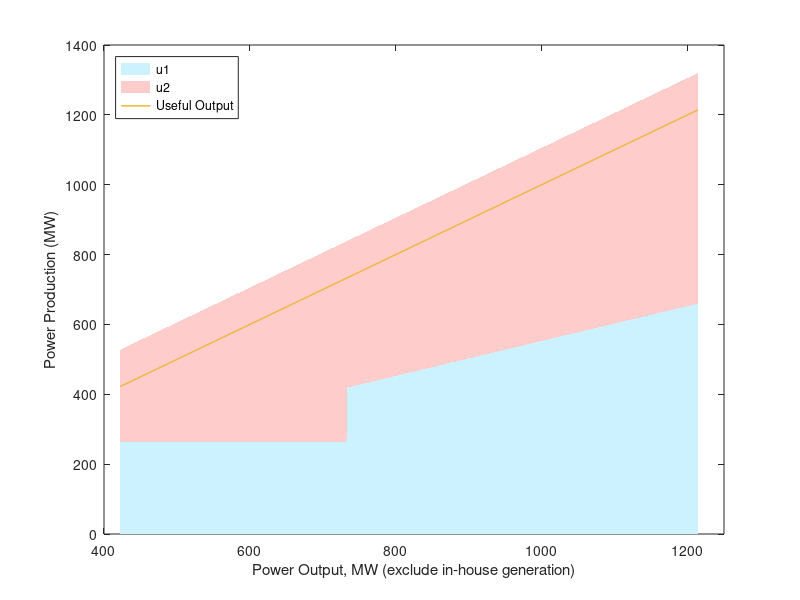
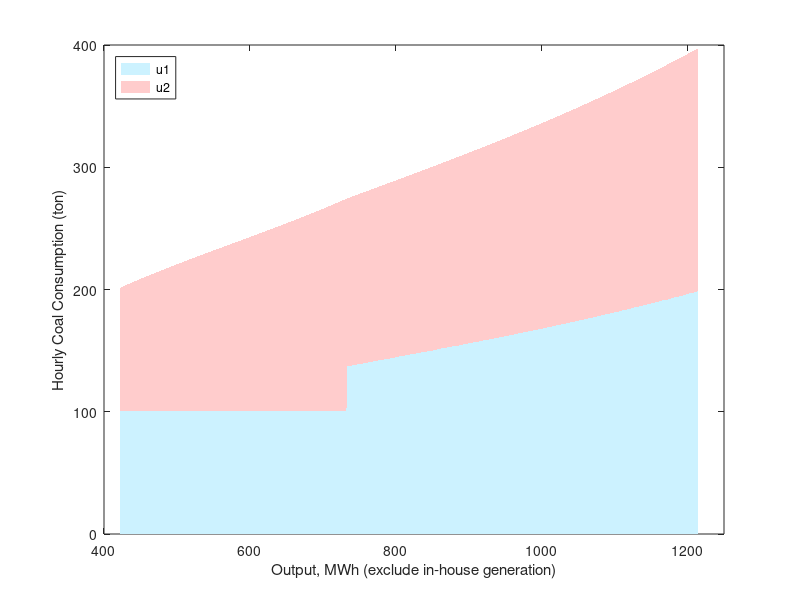

Reproduce these figures in MATLAB, in order.
clear
close all
clc
format compact

coal_nameplate = 660; % [MW]

plot_switch = 'off'; % on/off
switch plot_switch
    case 'on'
coal_fuelrate_x = 0.4:0.01:1; % [normalized]
coal_fuelrate_y = 266*coal_fuelrate_x.^2 -507*coal_fuelrate_x + 542; %[g/kWh]
coal_fuel_x  = coal_fuelrate_x*coal_nameplate; % [MW]
coal_fuel_y = (coal_fuelrate_y*1000).*(coal_fuelrate_x*coal_nameplate)/1e6; % [g/h] -> [ton/h]

% ==============================
% fuel rate
figure(1); clf; hold on;
area([0.4 1]*coal_nameplate, [1 1]*392, 'facec', [0.85 0.98 1], 'edgecolor', 'none');
plot(coal_fuel_x, coal_fuelrate_y, 'linewidth', 1);
xlim([-15 710]);
ylim([298 392]);
my_gridline([1 1 1]*0.85, 'front');
set(gca, 'layer', 'top');
set(gca, 'fontsize', 9);
xlabel('Output Power (MW)');
ylabel('Coal Consumption Rate (g/kWh)', 'fontweight', 'bold', 'fontsize', 12);
set(gcf, 'unit', 'inch', 'pos', [1.0    5.85    5.0000    3.7500]);
set(gca, 'pos', [0.1300    0.115    0.7750    0.77]);
legend('Working Range', 'Fuel Rate');
set(legend, 'pos', [0.4924    0.75    0.2890    0.0950]);
text(0.4*coal_nameplate, mean(get(gca, 'ylim')), '40% of Nameplate Capacity     ', 'rotation', 90, 'horizontalalignment', 'center', 'color', [0.5 0.5 0.5], 'fontsize', 9);
text(1.0*coal_nameplate, mean(get(gca, 'ylim')), '100% of Nameplate Capacity    ', 'rotation', 90, 'horizontalalignment', 'center', 'color', [0.5 0.5 0.5], 'fontsize', 9);

ax_pos = get(gca, 'pos');
x_lim = get(gca, 'xlim');
y_lim = get(gca, 'ylim');
y_tick = get(gca, 'ytick');

ax2 = axes;
set(ax2, 'pos', ax_pos);
set(ax2, 'color', 'none');
set(ax2, 'fontsize', 9);
x_ticklabel = 0:0.15:1.5;
set(ax2, 'xaxislocation', 'top', 'xlim', x_lim, 'xtick', x_ticklabel*coal_nameplate, 'xticklabel', x_ticklabel);
set(ax2, 'yaxislocation', 'right', 'ylim', y_lim, 'ytick', y_tick, 'yticklabel', []);
xlabel('Output Power (Normalized)', 'fontsize', 9);

% ==============================
% fuel consumption
figure(2); clf; hold on;
area([0.4 1]*coal_nameplate, [1 1]*202, 'facec', [0.85 0.98 1], 'edgecolor', 'none');
plot(coal_fuel_x, coal_fuel_y, 'linewidth', 1);
plot([coal_fuel_x(1),coal_fuel_x(end)],[coal_fuel_y(1),coal_fuel_y(end)], '--', 'color', [0.5 0.5 0.5]);
ylim([98 202]);
xlim([-15 710]);

xa = 507/(266*2)*660; % min fuel rate @ 0.953 (i.e. 419MW)
ya = interp1(coal_fuel_x, coal_fuel_y, xa);
plot(xa, ya, 'ko', 'markerf', 'k', 'markersize', 3);
text(xa+0.02, ya+7, 'Min. Fuel Rate      ', 'horizontalalignment', 'right');
text(xa+0.02, ya+2, ['@ ', num2str(xa, '%3.0f'), ' ( (y/x)^{\prime}=0 ) '], 'horizontalalignment', 'right');

xb = 507*2/(266*3*2)*660; % inflection point @ 0.6353 (i.e. 629MW)
yb = interp1(coal_fuel_x, coal_fuel_y, xb);
plot(xb, yb, 'ko', 'markerf', 'k', 'markersize', 3);
text(xb+0.02, yb-4, 'Inflection Point');
text(xb+0.02, yb-8, ['@ ', num2str(xb, '%3.0f'), ' ( y^{\prime\prime}=0 )']);

text(0.4*coal_nameplate, mean(get(gca, 'ylim')), '40% of Nameplate Capacity     ', 'rotation', 90, 'horizontalalignment', 'center', 'color', [0.5 0.5 0.5], 'fontsize', 9);
text(1.0*coal_nameplate, mean(get(gca, 'ylim')), '100% of Nameplate Capacity     ', 'rotation', 90, 'horizontalalignment', 'center', 'color', [0.5 0.5 0.5], 'fontsize', 9);

my_gridline([1 1 1]*0.85, 'front');
set(gca, 'fontsize', 9);
xlabel('Generation (MW)');
ylabel('Coal Consumption (ton/h)', 'fontweight', 'bold', 'fontsize', 12);
set(gcf, 'unit', 'inch', 'pos', [1.0    1.09    5.0000    3.7500]);
set(gca, 'pos', [0.1300    0.115    0.7750    0.77]);

ax_pos = get(gca, 'pos');
x_lim = get(gca, 'xlim');
y_lim = get(gca, 'ylim');
y_tick = get(gca, 'ytick');

ax2 = axes;
set(ax2, 'pos', ax_pos);
set(ax2, 'color', 'none');
set(ax2, 'fontsize', 9);
x_ticklabel = 0:0.15:1.5;
set(ax2, 'xaxislocation', 'top', 'xlim', x_lim, 'xtick', x_ticklabel*coal_nameplate, 'xticklabel', x_ticklabel);
set(ax2, 'yaxislocation', 'right', 'ylim', y_lim, 'ytick', y_tick, 'yticklabel', []);
xlabel('Output Power (Normalized)', 'fontsize', 9);
    case 'off'
        % Nothing
end


%% two coal units
coal_num = 2;
dx1 = 200; % 1000x1000 = 4.33GB RAM
dx2 = 200;
u_coal_unit1 = linspace(0.4,1,dx1) * coal_nameplate;
u_coal_unit2 = linspace(0.4,1,dx2) * coal_nameplate;
[u1_mesh, u2_mesh] = meshgrid(u_coal_unit1, u_coal_unit2);
u = u1_mesh + u2_mesh;

f_coal_unit1 = (266*linspace(0.4,1,dx1).^2 -507*linspace(0.4,1,dx1) + 542).*linspace(0.4,1,dx1)*coal_nameplate/1e3; %[g/kWh]
f_coal_unit2 = (266*linspace(0.4,1,dx2).^2 -507*linspace(0.4,1,dx2) + 542).*linspace(0.4,1,dx2)*coal_nameplate/1e3; %[g/kWh]
[f1,f2] = meshgrid(f_coal_unit1,f_coal_unit2);
f_coal = f1 + f2;

u_unique = (0.4*coal_nameplate*coal_num):1:(coal_nameplate*coal_num);
v_unique = u_unique - 0.08*coal_nameplate*coal_num;

tic;
opt_f = -1*ones(1, length(v_unique));
opt_u1 = -1*ones(1, length(v_unique));
opt_u2 = -1*ones(1, length(v_unique));
opt_v1 = -1*ones(1, length(v_unique));
opt_v2 = -1*ones(1, length(v_unique));
for i = 1:length(v_unique)
    q = v_unique(i);
    u1 = linspace(min(u_coal_unit1),max(u_coal_unit1),2000);
    v1 = u1 - 0.08*coal_nameplate;
    v2 = q - v1;
    u2 = v2 + 0.08*coal_nameplate;
    f = interp2(u_coal_unit1, u_coal_unit2, f_coal, u1, u2);
    if any(~isnan(f))
        [value,id] = min(f);
        opt_u1(i) = u1(id);
        opt_u2(i) = u2(id);
        opt_v1(i) = v1(id);
        opt_v2(i) = v2(id);
        opt_f(i) = value;
    end
end
exclud_id = find(opt_f==-1);
u_unique(exclud_id) = [];
v_unique(exclud_id) = [];
opt_u1(exclud_id) = [];
opt_u2(exclud_id) = [];
opt_f(exclud_id) = [];
toc;

% save('TwoUnits', ...
%      'v_unique', 'opt_f', ...
%      'opt_u1', 'opt_u2', ...
%      'opt_v1', 'opt_v2', ...
%      'dx1', 'dx2');

figure(3); clf; hold on; box on;
ha = area(v_unique, [opt_u1; opt_u2]');
plot(v_unique, v_unique, 'linewidth', 1);
set(ha(1), 'facec', [0.8 0.95 1], 'edgecolor', 'none');
set(ha(2), 'facec', [1 0.8 0.8], 'edgecolor', 'none');
xlabel('Power Output, MW (exclude in-house generation)')
ylabel('Power Production (MW)');
xlim([400 1250]);
legend('u1', 'u2', 'Useful Output');
set(legend, 'location', 'northwest');

figure(31); clf; hold on; box on;
opt_f1 = interp1(u_coal_unit1, f_coal_unit1, opt_u1);
opt_f2 = interp1(u_coal_unit2, f_coal_unit2, opt_u2);
ha = area(v_unique, [opt_f1; opt_f2]');
set(ha(1), 'facec', [0.8 0.95 1], 'edgecolor', 'none');
set(ha(2), 'facec', [1 0.8 0.8], 'edgecolor', 'none');
xlabel('Output, MWh (exclude in-house generation)')
ylabel('Hourly Coal Consumption (ton)');
xlim([400 1250]);
legend(ha, 'u1', 'u2');
set(legend, 'location', 'northwest');


%% ========================================================================
plot_switch = 'off'; % on/off
switch plot_switch
    case 'on' % don't plot
dx1 = 10; % very course grid for plotting
dx2 = 15;
u_coal_unit1 = linspace(0.4,1,dx1) * coal_nameplate;
u_coal_unit2 = linspace(0.4,1,dx2) * coal_nameplate;
[u1_mesh, u2_mesh] = meshgrid(u_coal_unit1, u_coal_unit2);
u = u1_mesh + u2_mesh;
f_coal_unit1 = (266*linspace(0.4,1,dx1).^2 -507*linspace(0.4,1,dx1) + 542).*(linspace(0.4,1,dx1)*coal_nameplate/1e3); %[g/kWh]
f_coal_unit2 = (266*linspace(0.4,1,dx2).^2 -507*linspace(0.4,1,dx2) + 542).*(linspace(0.4,1,dx2)*coal_nameplate/1e3); %[g/kWh]
[f1,f2] = meshgrid(f_coal_unit1,f_coal_unit2);
f_coal = f1 + f2;

% ==============================
figure(4); clf;
mesh(u_coal_unit1, u_coal_unit2, u); hold on;
plot3(opt_u1, opt_u2, u_unique, 'o-', 'linewidth', 1, 'markersize', 4);
xlabel('u1 (MWh)');
ylabel('u2 (MWh)');
zlabel('Combined Power Output (MWh)');
view(315, 35);
set(gcf, 'unit', 'inch', 'pos', [1.0    5.85    5.0000    3.7500]);

figure(41); clf;
mesh(u_coal_unit1, u_coal_unit2, u); hold on;
plot3(opt_u1, opt_u2, u_unique, 'o-', 'linewidth', 1, 'markersize', 4);
xlabel('u1 (MW)');
ylabel('u2 (MW)');
zlabel('Combined Power Output (MW)');
axis equal
xlim([250 680])
ylim([250 680])
view(0, 90);
set(gcf, 'unit', 'inch', 'pos', [1.0    1.09    5.0000    3.7500]);

% ==============================
figure(5); clf;
mesh(u_coal_unit1, u_coal_unit2, f_coal); hold on;
surface([0.4 1]*coal_nameplate, [0.4 1]*coal_nameplate, ones(2,2)*299.4, 'facec', [1 0.5 0.5], 'edgecolor', 'none');
plot3([0.44 1]*coal_nameplate, [1 0.44]*coal_nameplate, ones(1,2)*299.4, 'color', 'k')
alpha(0.7);
xlabel('u1 (MWh)');
ylabel('u2 (MWh)');
zlabel('Combined Fuel Consumption (ton)');
% view(315, 45);
view(-110, 25);
set(gcf, 'unit', 'inch', 'pos', [6.2    5.85    5.0000    3.7500]);

figure(51); clf;
mesh(u_coal_unit1, u_coal_unit2, f_coal); hold on;
surface([0.4 1]*coal_nameplate, [0.4 1]*coal_nameplate, ones(2,2)*299.4, 'facec', [1 0.5 0.5], 'edgecolor', 'none');
plot3([0.44 1]*coal_nameplate, [1 0.44]*coal_nameplate, ones(1,2)*400, 'color', 'k', 'linewidth', 1)
alpha(0.7);
xlabel('u1 (MW)');
ylabel('u2 (MW)');
zlabel('Combined Fuel Consumption (ton/h)');
axis equal
xlim([250 680])
ylim([250 680])
view(0, 90);
set(gcf, 'units', 'inch', 'pos', [6.25  1.0900   5   3.75]);

figure(52); clf;
mesh(u_coal_unit1, u_coal_unit2, f_coal); hold on;
plot3(opt_u1, opt_u2, opt_f, 'o-', 'linewidth', 1, 'markersize', 4);
alpha(0.8);
xlabel('u1 (MWh)');
ylabel('u2 (MWh)');
zlabel('Combined Fuel Consumption (ton)');
view(315, 15);
set(gcf, 'unit', 'inch', 'pos', [11.4    5.85    5.0000    3.7500]);

% ==============================
figure(6); clf; hold on; box on;
plot([200 800], [200 800], '--', 'color', [1 1 1]*0.8);
plot(opt_u1, opt_u2, 'o-', 'markersize', 3, 'color', [0 0.5647 0.7412]);
xlabel('Optimal u1');
ylabel('Optimal u2');
set(gcf, 'unit', 'inch', 'pos', [11.4    1.0900    5.0000    3.7500]);
axis equal;
axis([200 800 200 800]);
my_gridline;
    otherwise % don't plot
        % Nothing
end


%% Another way to optimize the two-units case (but with dx1 = 1000, solution still zigzags because the cost difference is too small)
% dx1 = 1000; % 4.33GB RAM
% dx2 = 1000;
% u_coal_unit1 = linspace(0.4,1,dx1) * coal_nameplate;
% u_coal_unit2 = linspace(0.4,1,dx2) * coal_nameplate;
% [u1_mesh, u2_mesh] = meshgrid(u_coal_unit1, u_coal_unit2);
% u = u1_mesh + u2_mesh;
% 
% v_coal_unit1 = u_coal_unit1-0.08*coal_nameplate;
% v_coal_unit2 = u_coal_unit2-0.08*coal_nameplate;
% [v1_mesh, v2_mesh] = meshgrid(v_coal_unit1, v_coal_unit2);
% v = v1_mesh + v2_mesh;
% v_unique = unique(v);
% 
% f_coal_unit1 = (266*linspace(0.4,1,dx1).^2 -507*linspace(0.4,1,dx1) + 542).*linspace(0.4,1,dx1)*coal_nameplate/1e3; %[g/kWh]
% f_coal_unit2 = (266*linspace(0.4,1,dx2).^2 -507*linspace(0.4,1,dx2) + 542).*linspace(0.4,1,dx2)*coal_nameplate/1e3; %[g/kWh]
% [f1,f2] = meshgrid(f_coal_unit1,f_coal_unit2);
% f_coal = f1 + f2;
% 
% tic;
% for i = 1:length(v_unique) 
%     id_extract = find(v(:)==v_unique(i));
%     
%     if length(id_extract) > 1
%         f = f_coal(id_extract);
%         u1_extract = u1_mesh(id_extract);
%         u2_extract = u2_mesh(id_extract);
%         v1_extract = v1_mesh(id_extract);
%         v2_extract = v2_mesh(id_extract);
%         
%         id2 = u2_extract >= u1_extract;
%         check_valid = id2;
%         id_valid = find(check_valid == 1);
%         
%         if isempty(id_valid)
%             disp('error!!!');
%         elseif length(id_valid) == 1
%             opt_f(i) = f(id_valid);
%             opt_u1(i) = u1_mesh(id_extract(id_valid));
%             opt_u2(i) = u2_mesh(id_extract(id_valid));
%             opt_v1(i) = v1_mesh(id_extract(id_valid));
%             opt_v2(i) = v2_mesh(id_extract(id_valid));
%         else % length(id_valid) > 1
%             f_valid = f(id_valid);
%             [value, id_opt] = min(f_valid);
%             opt_f(i) = value;
%             opt_u1(i) = u1_mesh(id_extract(id_valid(id_opt)));
%             opt_u2(i) = u2_mesh(id_extract(id_valid(id_opt)));
%             opt_v1(i) = v1_mesh(id_extract(id_valid(id_opt)));
%             opt_v2(i) = v2_mesh(id_extract(id_valid(id_opt)));
%         end
%     else
%         opt_f(i) = f_coal(id_extract);
%         opt_u1(i) = u1_mesh(id_extract);
%         opt_u2(i) = u2_mesh(id_extract);
%         opt_v1(i) = v1_mesh(id_extract);
%         opt_v2(i) = v2_mesh(id_extract);
%     end    
% end
% tt = toc
% 
% figure(7); clf; hold on; box on;
% ha = area(v_unique, [opt_u1; opt_u2]');
% plot(v_unique, v_unique, 'linewidth', 1);
% set(ha(1), 'facec', [0.8 0.95 1], 'edgecolor', 'none');
% set(ha(2), 'facec', [1 0.8 0.8], 'edgecolor', 'none');
% xlabel('Power Output, MW (exclude in-house generation)')
% ylabel('Power Production (MW)');
% xlim([400 1250]);
% legend('u1', 'u2', 'Useful Output');
% set(legend, 'location', 'northwest');


%% three coal units
% dx1 = 100;
% dx2 = 100;
% dx3 = 100;
% u_coal_unit1 = linspace(0.4,1,dx1) * coal_nameplate;
% u_coal_unit2 = linspace(0.4,1,dx2) * coal_nameplate;
% u_coal_unit3 = linspace(0.4,1,dx3) * coal_nameplate;
% u_coal_unit1 = roundn(u_coal_unit1, -1);
% u_coal_unit2 = roundn(u_coal_unit2, -1);
% u_coal_unit3 = roundn(u_coal_unit3, -1);
% [u1_mesh, u2_mesh, u3_mesh] = meshgrid(u_coal_unit1, u_coal_unit2, u_coal_unit3);
% 
% v_coal_unit1 = u_coal_unit1-0.08*coal_nameplate;
% v_coal_unit2 = u_coal_unit2-0.08*coal_nameplate;
% v_coal_unit3 = u_coal_unit3-0.08*coal_nameplate;
% v_coal_unit1 = roundn(v_coal_unit1, -1);
% v_coal_unit2 = roundn(v_coal_unit2, -1);
% v_coal_unit3 = roundn(v_coal_unit3, -1);
% [v1_mesh, v2_mesh, v3_mesh] = meshgrid(v_coal_unit1, v_coal_unit2, v_coal_unit3);
% v = v1_mesh + v2_mesh + v3_mesh;
% 
% f_coal_unit1 = (266*linspace(0.4,1,dx1).^2 -507*linspace(0.4,1,dx1) + 542).*linspace(0.4,1,dx1)*coal_nameplate/1e3; %[g/kWh]
% f_coal_unit2 = (266*linspace(0.4,1,dx2).^2 -507*linspace(0.4,1,dx2) + 542).*linspace(0.4,1,dx2)*coal_nameplate/1e3;
% f_coal_unit3 = (266*linspace(0.4,1,dx3).^2 -507*linspace(0.4,1,dx3) + 542).*linspace(0.4,1,dx3)*coal_nameplate/1e3;
% [f1, f2, f3] = meshgrid(f_coal_unit1, f_coal_unit2, f_coal_unit3);
% f_coal = f1 + f2 + f3;
% 
% v_unique = unique(v(:));
% opt_f = -1*ones(1, length(v_unique));
% opt_u1 = -1*ones(1, length(v_unique));
% opt_u2 = -1*ones(1, length(v_unique));
% opt_u3 = -1*ones(1, length(v_unique));
% opt_v1 = -1*ones(1, length(v_unique));
% opt_v2 = -1*ones(1, length(v_unique));
% opt_v3 = -1*ones(1, length(v_unique));
% 
% tic;
% for i = 1:length(v_unique)
%     id_extract = find(v(:)==v_unique(i));
%     
%     if length(id_extract) > 1
%         f = f_coal(id_extract);
%         u1_extract = u1_mesh(id_extract);
%         u2_extract = u2_mesh(id_extract);
%         u3_extract = u3_mesh(id_extract);
%         v1_extract = v1_mesh(id_extract);
%         v2_extract = v2_mesh(id_extract);
%         v3_extract = v3_mesh(id_extract);
%         
%         id2 = u2_extract >= u1_extract;
%         id3 = u3_extract >= u2_extract;
%         check_valid = id2 & id3;
%         id_valid = find(check_valid == 1);
%         
%         if isempty(id_valid)
%             disp('error!!!');
%         elseif length(id_valid) == 1
%             opt_f(i) = f(id_valid);
%             opt_u1(i) = u1_mesh(id_extract(id_valid));
%             opt_u2(i) = u2_mesh(id_extract(id_valid));
%             opt_u3(i) = u3_mesh(id_extract(id_valid));
%             opt_v1(i) = v1_mesh(id_extract(id_valid));
%             opt_v2(i) = v2_mesh(id_extract(id_valid));
%             opt_v3(i) = v3_mesh(id_extract(id_valid));
%         else % length(id_valid) > 1
%             f_valid = f(id_valid);
%             [value, id_opt] = min(f_valid);
%             opt_f(i) = value;
%             opt_u1(i) = u1_mesh(id_extract(id_valid(id_opt)));
%             opt_u2(i) = u2_mesh(id_extract(id_valid(id_opt)));
%             opt_u3(i) = u3_mesh(id_extract(id_valid(id_opt)));
%             opt_v1(i) = v1_mesh(id_extract(id_valid(id_opt)));
%             opt_v2(i) = v2_mesh(id_extract(id_valid(id_opt)));
%             opt_v3(i) = v3_mesh(id_extract(id_valid(id_opt)));
%         end
%     else
%         opt_f(i) = f_coal(id_extract);
%         opt_u1(i) = u1_mesh(id_extract);
%         opt_u2(i) = u2_mesh(id_extract);
%         opt_u3(i) = u3_mesh(id_extract);
%         opt_v1(i) = v1_mesh(id_extract);
%         opt_v2(i) = v2_mesh(id_extract);
%         opt_v3(i) = v3_mesh(id_extract);
%     end
% end
% tt = toc;
% 
% exclud_id = find(opt_f==-1);
% v_unique(exclud_id) = [];
% opt_u1(exclud_id) = [];
% opt_u2(exclud_id) = [];
% opt_u3(exclud_id) = [];
% opt_v1(exclud_id) = [];
% opt_v2(exclud_id) = [];
% opt_v3(exclud_id) = [];
% opt_f(exclud_id) = [];
% 
% if (dx1 == 100)
% save('ThreeUnits', ...
%      'v_unique', 'opt_f', ...
%      'opt_u1', 'opt_u2', 'opt_u3', ...
%      'opt_v1', 'opt_v2', 'opt_v3', ...
%      'dx1', 'dx2', 'dx3');
% end
% 
% % =================================
% figure(8); clf;  hold on; box on;
% ha = area(v_unique, [opt_u1; opt_u2; opt_u3]', 'edgecolor', 'none');
% plot(v_unique, opt_v1+opt_v2+opt_v3);
% set(ha(1), 'facec', [0.5 0.85 1]);
% set(ha(2), 'facec', [1 0.6 0.6]);
% set(ha(3), 'facec', [1 0.8 0]);
% xlim([600 1850]);
% title([num2str(dx1), 'x' num2str(dx2), 'x' num2str(dx3), ' (', num2str(tt, '%10.1f'), ' sec)']);
% xlabel('Power Output (MW) (exclude in-house use)');
% ylabel('Power Production (MW)');
% legend('u1', 'u2', 'u3', 'Useful Output');
% set(legend, 'location', 'northwest');


%% Four units
% tic;
% dx1 = 80; % use 8.6 GB RAM
% dx2 = 80;
% dx3 = 80;
% dx4 = 80;
% u_coal_unit1 = linspace(0.4,1,dx1) * coal_nameplate;
% u_coal_unit2 = linspace(0.4,1,dx2) * coal_nameplate;
% u_coal_unit3 = linspace(0.4,1,dx3) * coal_nameplate;
% u_coal_unit4 = linspace(0.4,1,dx4) * coal_nameplate;
% u_coal_unit1 = roundn(u_coal_unit1, -1);
% u_coal_unit2 = roundn(u_coal_unit2, -1);
% u_coal_unit3 = roundn(u_coal_unit3, -1);
% u_coal_unit4 = roundn(u_coal_unit4, -1);
% [u1_mesh, u2_mesh, u3_mesh, u4_mesh] = ndgrid(u_coal_unit1, u_coal_unit2, u_coal_unit3, u_coal_unit4);
% 
% v_coal_unit1 = u_coal_unit1-0.08*coal_nameplate;
% v_coal_unit2 = u_coal_unit2-0.08*coal_nameplate;
% v_coal_unit3 = u_coal_unit3-0.08*coal_nameplate;
% v_coal_unit4 = u_coal_unit4-0.08*coal_nameplate;
% v_coal_unit1 = roundn(v_coal_unit1, -1);
% v_coal_unit2 = roundn(v_coal_unit2, -1);
% v_coal_unit3 = roundn(v_coal_unit3, -1);
% v_coal_unit4 = roundn(v_coal_unit4, -1);
% [v1_mesh, v2_mesh, v3_mesh, v4_mesh] = ndgrid(v_coal_unit1, v_coal_unit2, v_coal_unit3, v_coal_unit4);
% v = v1_mesh + v2_mesh + v3_mesh + v4_mesh;
% 
% f_coal_unit1 = (266*linspace(0.4,1,dx1).^2 -507*linspace(0.4,1,dx1) + 542).*linspace(0.4,1,dx1)*coal_nameplate/1e3; %[g/kWh]
% f_coal_unit2 = (266*linspace(0.4,1,dx2).^2 -507*linspace(0.4,1,dx2) + 542).*linspace(0.4,1,dx2)*coal_nameplate/1e3;
% f_coal_unit3 = (266*linspace(0.4,1,dx2).^2 -507*linspace(0.4,1,dx3) + 542).*linspace(0.4,1,dx3)*coal_nameplate/1e3;
% f_coal_unit4 = (266*linspace(0.4,1,dx2).^2 -507*linspace(0.4,1,dx4) + 542).*linspace(0.4,1,dx4)*coal_nameplate/1e3;
% [f1, f2, f3, f4] = ndgrid(f_coal_unit1, f_coal_unit2, f_coal_unit3, f_coal_unit4);
% f_coal = f1 + f2 + f3 + f4;
% toc;
% 
% v_unique = unique(v(:));
% opt_u1 = -1*ones(1, length(v_unique));
% opt_u2 = -1*ones(1, length(v_unique));
% opt_u3 = -1*ones(1, length(v_unique));
% opt_u4 = -1*ones(1, length(v_unique));
% opt_v1 = -1*ones(1, length(v_unique));
% opt_v2 = -1*ones(1, length(v_unique));
% opt_v3 = -1*ones(1, length(v_unique));
% opt_v4 = -1*ones(1, length(v_unique));
% opt_f = -1*ones(1, length(v_unique));
% 
% tic;
% for i = 1:length(v_unique)
%     id_extract = find(v(:)==v_unique(i));
%     
%     if length(id_extract) > 1
%         f = f_coal(id_extract);
%         u1_extract = u1_mesh(id_extract);
%         u2_extract = u2_mesh(id_extract);
%         u3_extract = u3_mesh(id_extract);
%         u4_extract = u4_mesh(id_extract);
%         v1_extract = v1_mesh(id_extract);
%         v2_extract = v2_mesh(id_extract);
%         v3_extract = v3_mesh(id_extract);
%         v4_extract = v4_mesh(id_extract);
%         
%         id2 = u2_extract >= u1_extract;
%         id3 = u3_extract >= u2_extract;
%         id4 = u4_extract >= u3_extract;
%         check_valid = id2 & id3 & id4;
%         id_valid = find(check_valid == 1);
%         
%         if isempty(id_valid)
%             disp('error!!!');
%         elseif length(id_valid) == 1
%             opt_f(i) = f(id_valid);
%             opt_u1(i) = u1_mesh(id_extract(id_valid));
%             opt_u2(i) = u2_mesh(id_extract(id_valid));
%             opt_u3(i) = u3_mesh(id_extract(id_valid));
%             opt_u4(i) = u4_mesh(id_extract(id_valid));
%             opt_v1(i) = v1_mesh(id_extract(id_valid));
%             opt_v2(i) = v2_mesh(id_extract(id_valid));
%             opt_v3(i) = v3_mesh(id_extract(id_valid));
%             opt_v4(i) = v4_mesh(id_extract(id_valid));
%         else % length(id_valid) > 1
%             f_valid = f(id_valid);
%             [value, id_opt] = min(f_valid);
%             opt_f(i) = value;
%             opt_u1(i) = u1_mesh(id_extract(id_valid(id_opt)));
%             opt_u2(i) = u2_mesh(id_extract(id_valid(id_opt)));
%             opt_u3(i) = u3_mesh(id_extract(id_valid(id_opt)));
%             opt_u4(i) = u4_mesh(id_extract(id_valid(id_opt)));
%             opt_v1(i) = v1_mesh(id_extract(id_valid(id_opt)));
%             opt_v2(i) = v2_mesh(id_extract(id_valid(id_opt)));
%             opt_v3(i) = v3_mesh(id_extract(id_valid(id_opt)));
%             opt_v4(i) = v4_mesh(id_extract(id_valid(id_opt)));
%         end
%     else % length(id_extract) == 1
%         opt_f(i) = f_coal(id_extract);
%         opt_u1(i) = u1_mesh(id_extract);
%         opt_u2(i) = u2_mesh(id_extract);
%         opt_u3(i) = u3_mesh(id_extract);
%         opt_u4(i) = u4_mesh(id_extract);
%         opt_v1(i) = v1_mesh(id_extract);
%         opt_v2(i) = v2_mesh(id_extract);
%         opt_v3(i) = v3_mesh(id_extract);
%         opt_v4(i) = v4_mesh(id_extract);
%     end
% end
% tt = toc
% 
% exclud_id = find(opt_f==-1);
% v_unique(exclud_id) = [];
% opt_u1(exclud_id) = [];
% opt_u2(exclud_id) = [];
% opt_u3(exclud_id) = [];
% opt_u4(exclud_id) = [];
% opt_v1(exclud_id) = [];
% opt_v2(exclud_id) = [];
% opt_v3(exclud_id) = [];
% opt_v4(exclud_id) = [];
% opt_f(exclud_id) = [];
% 
% if (dx1==80)
% save('FourUnits', ...
%      'v_unique', 'opt_f', ...
%      'opt_u1', 'opt_u2', 'opt_u3', 'opt_u4', ...
%      'opt_v1', 'opt_v2', 'opt_v3', 'opt_v4', ...
%      'dx1', 'dx2', 'dx3', 'dx4');
% end
% 
% % =================================
% figure(9); clf; hold on; box on;
% ha = area(v_unique, [opt_u1; opt_u2; opt_u3; opt_u4]', 'edgecolor', 'none');
% plot(v_unique, opt_v1+opt_v2+opt_v3+opt_v4);
% set(ha(1), 'facec', [0.5 0.85 1]);
% set(ha(2), 'facec', [1 0.6 0.6]);
% set(ha(3), 'facec', [1 0.8 0]);
% xlim([800 2500]);
% title([num2str(dx1), 'x' num2str(dx2), 'x' num2str(dx3), ' (', num2str(tt, '%10.1f'), ' sec)']);
% xlabel('Power Output (MW) (exclude in-house use)');
% ylabel('Power Production (MW)');
% legend('u1', 'u2', 'u3', 'u4', 'Useful Output');
% set(legend, 'location', 'northwest');


